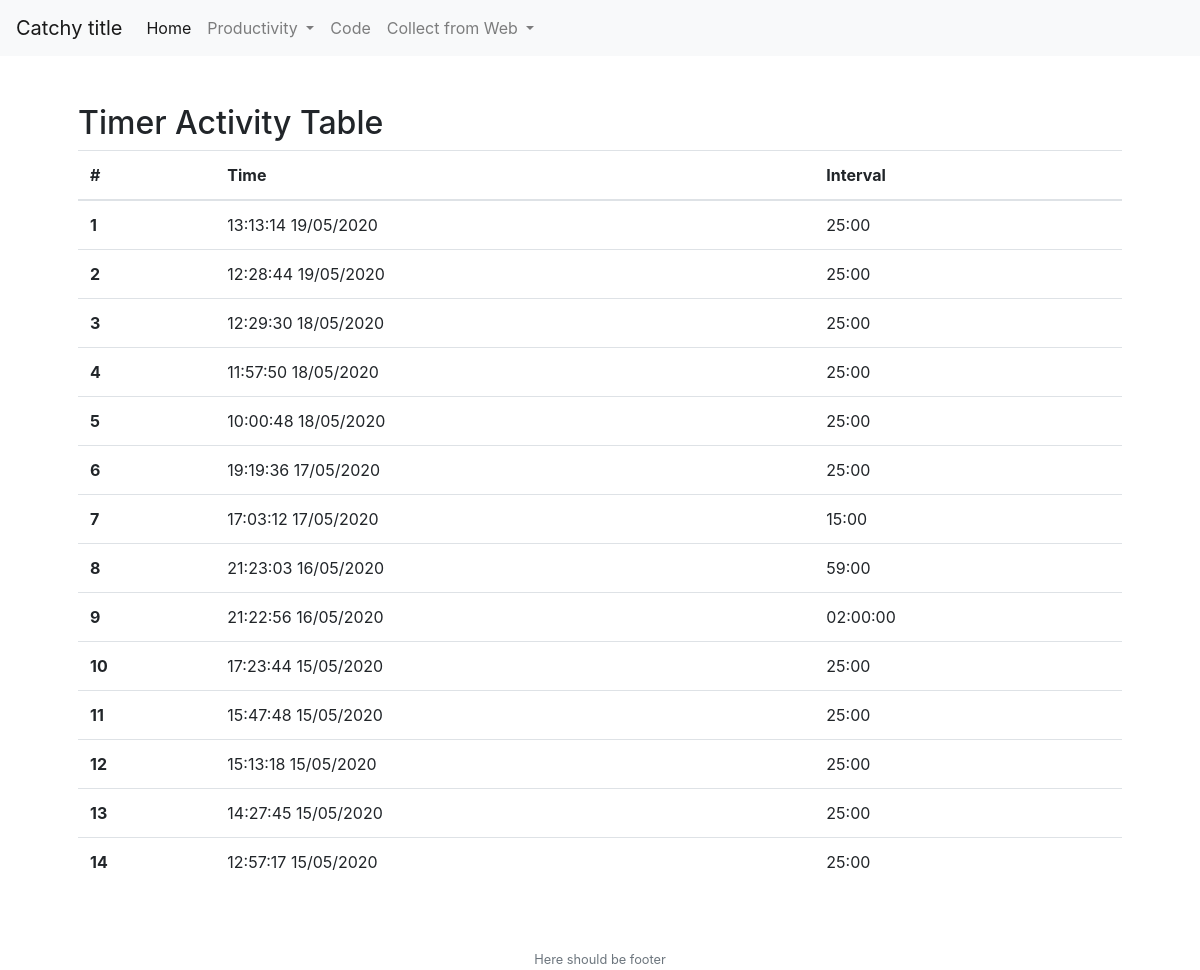
The page /timeractivity on the database its author committed.
### database.py (models this page shows, shortened)
class TimerLog(Base):
	__tablename__ = 'timerstamps'
	id = Column(Integer,primary_key=True)
	interval = Column(String)
	date = Column(DateTime)

### app.py (the view)
@app.route('/timeractivity')
def activity():
    title = "Timer Activity Table"
    data = []
    headers = ['Time','Interval']
    session = Session()
    result = session.query(TimerLog).order_by(desc(TimerLog.date))[0:15]
    for val in result:
        data.append([val.date.strftime("%H:%M:%S %d/%m/%Y"),val.interval])
    return render_template("table.html",headers=headers,data=data,tableTitle=title)

### templates/table.html (shortened to what this page needs)
{% extends "layout.html" %}
{% block main %}
<h2>{{ tableTitle }}</h2>
<table class="table">
    <thead>
      <tr>
        <th scope="col">#</th>
        {% for head in headers %}
        <th scope="col">{{ head }}</th>
        {% endfor %}
      </tr>
    </thead>
    <tbody>
        {% for row in data %}
        <tr>
            <th scope="row">{{loop.index}}</th>
            {% for value in row %}
            <td>{{ value }}</td>
            {% endfor %}
        </tr>
        {% endfor %}
    </tbody>
  </table>
{% endblock %}

### templates/layout.html (shortened to what this page needs)
<!DOCTYPE html>
<html lang="en">
    <head>
        <link href="https://maxcdn.bootstrapcdn.com/bootstrap/4.1.3/css/bootstrap.min.css" rel="stylesheet">
    </head>
    <body>
        <nav class="navbar navbar-expand-lg navbar-light bg-light">
            <a class="navbar-brand" href="#">Catchy title</a>
            <div class="collapse navbar-collapse" id="navbarSupportedContent">
                <ul class="navbar-nav mr-auto">
                <li class="nav-item active">
                    <a class="nav-link" href="#">Home <span class="sr-only">(current)</span></a>
                </li>
                <li class="nav-item dropdown">
                    <a class="nav-link dropdown-toggle" href="#" id="navbarDropdown" role="button" data-toggle="dropdown" aria-haspopup="true" aria-expanded="false">
                    Productivity
                    </a>
                </li>
                <li class="nav-item">
                    <a class="nav-link" href="/code">Code</a>
                </li>
                <li class="nav-item dropdown">
                    <a class="nav-link dropdown-toggle" href="/collect" id="navbarDropdown" role="button" data-toggle="dropdown" aria-haspopup="true" aria-expanded="false">
                        Collect from Web
                    </a>
                </li>
                </ul>
            </div>
        </nav>
        <main class="container p-5">
            {% block main %}{% endblock %}
        </main>
        <footer class="small text-center text-muted">
            Here should be footer
        </footer>
    </body>
</html>

### rows shown on the page
TimerLog: row "13:13:14 19/05/2020", interval "25:00"
TimerLog: row "12:28:44 19/05/2020", interval "25:00"
TimerLog: row "12:29:30 18/05/2020", interval "25:00"
TimerLog: row "11:57:50 18/05/2020", interval "25:00"
TimerLog: row "10:00:48 18/05/2020", interval "25:00"
TimerLog: row "19:19:36 17/05/2020", interval "25:00"
TimerLog: row "17:03:12 17/05/2020", interval "15:00"
TimerLog: row "21:23:03 16/05/2020", interval "59:00"
TimerLog: row "21:22:56 16/05/2020", interval "02:00:00"
TimerLog: row "17:23:44 15/05/2020", interval "25:00"
TimerLog: row "15:47:48 15/05/2020", interval "25:00"
TimerLog: row "15:13:18 15/05/2020", interval "25:00"
TimerLog: row "14:27:45 15/05/2020", interval "25:00"
TimerLog: row "12:57:17 15/05/2020", interval "25:00"

### other values the page prints
{{ tableTitle }} "Timer Activity Table"
{{ head }} "Time" "Interval"
